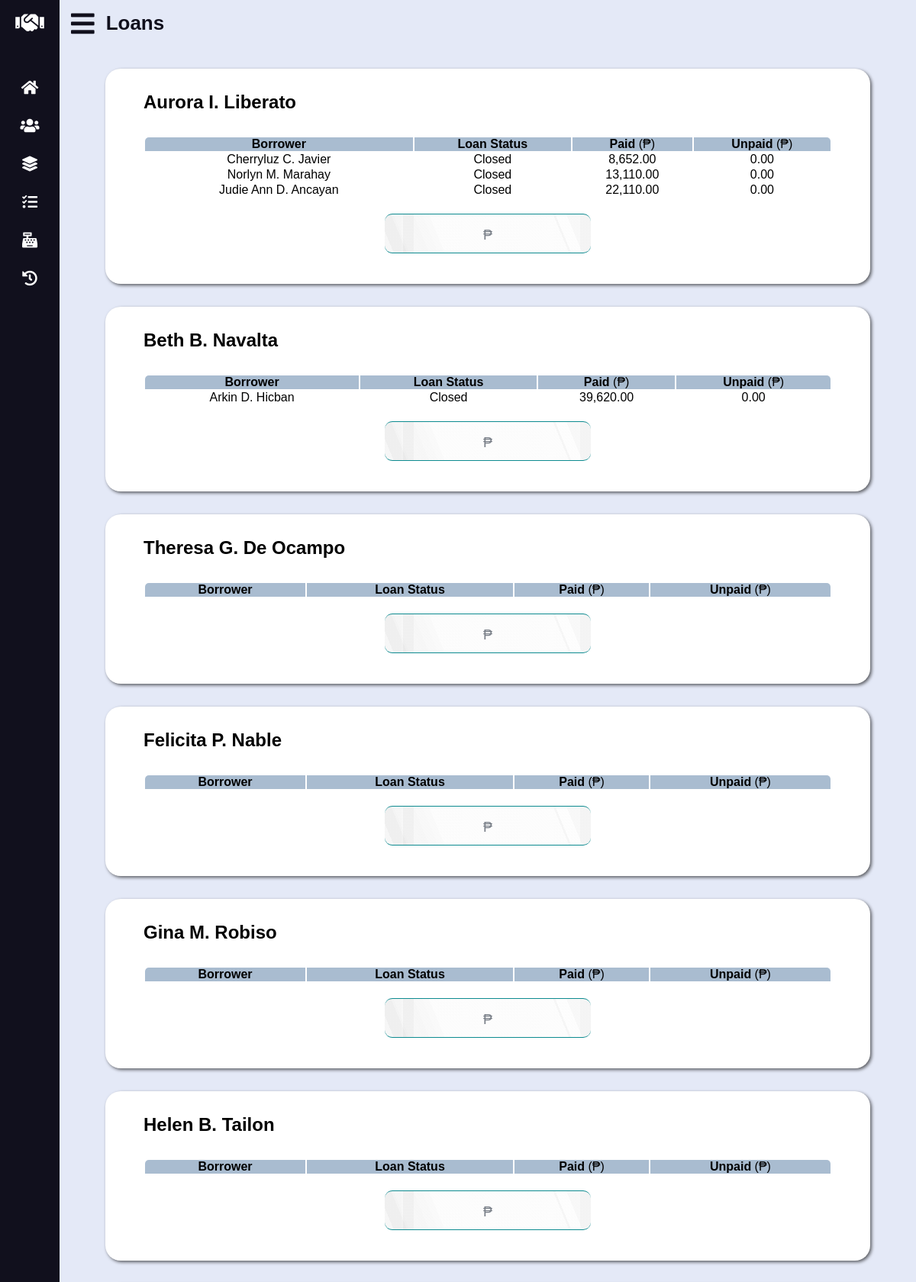
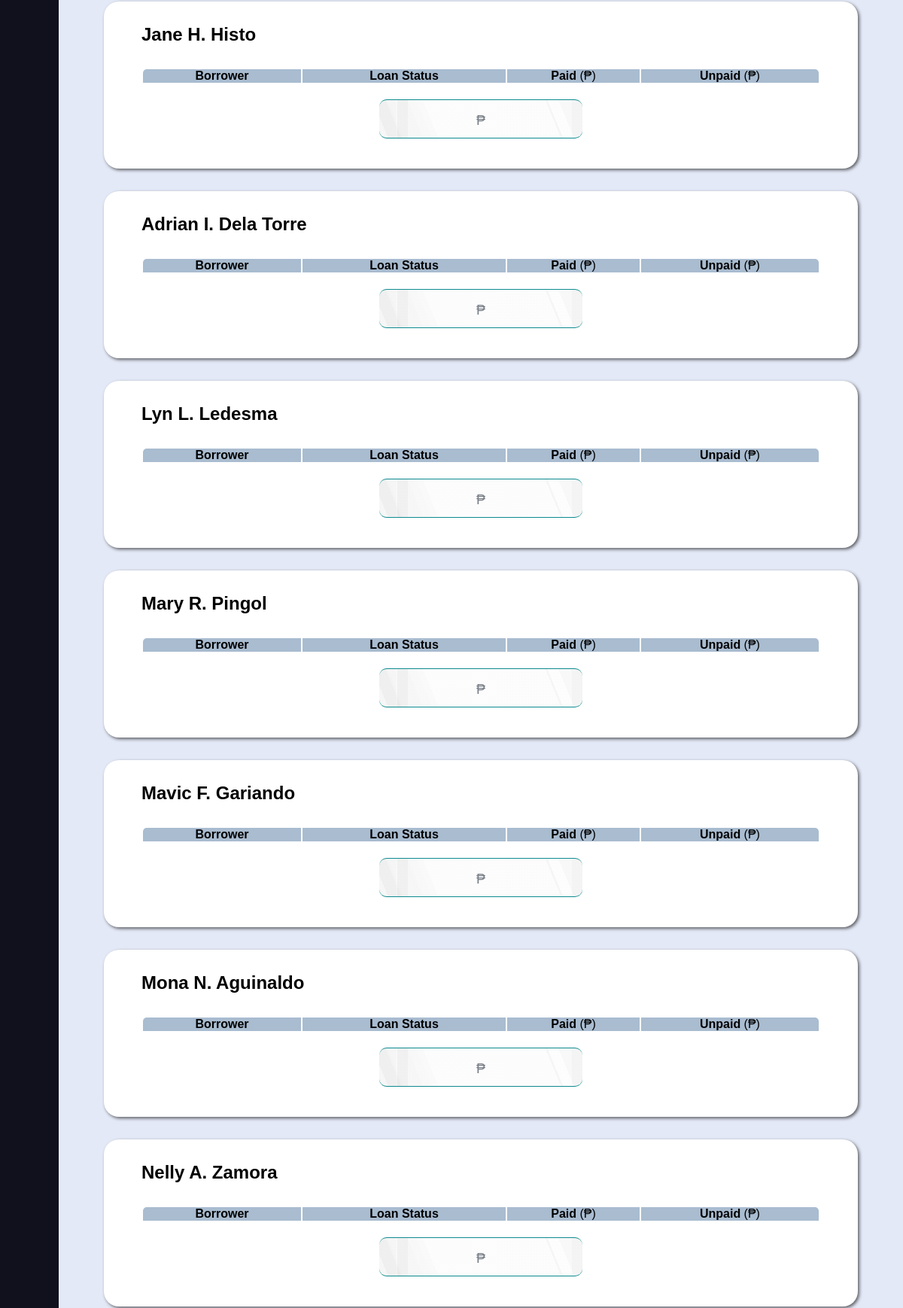
Page /loans.php (signed in, upper part) on the committed database (2 pictures, top to bottom).
### tables this page shows
CREATE TABLE `data_subject` (
	`data_subject_id` INT UNSIGNED AUTO_INCREMENT PRIMARY KEY,
	`fname` VARCHAR(50) NOT NULL,
	`mname` VARCHAR(50) NOT NULL,
	`lname` VARCHAR(50) NOT NULL,
	`contact_no` CHAR(11) NOT NULL,
	`bday` DATE NOT NULL,
	`phase_block_lot` VARCHAR(20) NOT NULL
);

CREATE TABLE `loan` (
	`loan_id` INT UNSIGNED AUTO_INCREMENT PRIMARY KEY,
	`borrower_id` INT UNSIGNED NOT NULL,
	`guarantor_id` INT UNSIGNED NOT NULL,
	`loan_date_time` DATETIME NOT NULL DEFAULT (NOW()),
	`principal` DECIMAL(10, 2) NOT NULL,
	`status` ENUM('Active', 'Closed') DEFAULT 'Active' NOT NULL,
	`proof` CHAR(10) NOT NULL,
	`collateral` CHAR(10),
	`cycle_id` YEAR DEFAULT (YEAR(CURDATE())),

	CONSTRAINT fk_loan_borrower_id FOREIGN KEY (`borrower_id`)
		REFERENCES `data_subject` (`data_subject_id`)
		ON UPDATE CASCADE
		ON DELETE RESTRICT,
	CONSTRAINT fk_loan_guarantor_id FOREIGN KEY (`guarantor_id`)
		REFERENCES `guarantor` (`guarantor_id`)
		ON UPDATE CASCADE
		ON DELETE RESTRICT,
	CONSTRAINT fk_loan_cycle_id FOREIGN KEY (`cycle_id`)
		REFERENCES `cycle` (`cycle_id`)
		ON UPDATE CASCADE
		ON DELETE RESTRICT
);

### lib/database-handler.php (called while the page is built, shortened)
<?php
class Database {
	private $host = DB_HOST;
	private $dbname = DB_NAME;
	private $charset = DB_CHARSET;
	private $user = DB_USER;
	private $password = DB_PASSWORD;
	private $dbh;
	private $stmt;
	public function __construct() {
		$dsn = "mysql:host=".$this->host.";charset=".$this->charset.";dbname=".$this->dbname;
		$options = array (
			PDO::ATTR_PERSISTENT => true,
			PDO::ATTR_ERRMODE => PDO::ERRMODE_EXCEPTION,
			PDO::ATTR_ORACLE_NULLS => PDO::NULL_NATURAL
		);
		try {
			$this->dbh = new PDO($dsn, $this->user, $this->password, $options);
		}
		catch (PDOException $e) {
			$this->error = $e->getMessage()." in ".$e->getFile()." on line ".$e->getLine();
			$this->terminate();
		}
	}
	public function query($query) {
		$this->stmt = $this->dbh->prepare($query);
	}
	public function bind($param, $value, $type = null) {
		if (is_null($type)) {
			switch (true) {
				default:
					$type = PDO::PARAM_STR;
			}
		}
		$this->stmt->bindValue($param, $value, $type);
	}
	public function execute($message = "", $redirect = "") {
		try {
			return $this->stmt->execute();
		}
		catch (PDOException $e) {
			$this->logFile = "../src/log.txt";
			$this->error = $e->getMessage()." in ".$e->getFile()." on line ".$e->getLine();
			$this->logError();
		}
		finally {
			if ($redirect !== "") {
				$this->confirmQuery($message, $redirect);
			}
		}
	}
	public function resultSet() {
		$this->execute();
		return $this->stmt->fetchAll(PDO::FETCH_OBJ);
	}
	public function resultSetOneColumn() {
		$this->execute();
		return $this->stmt->fetchAll(PDO::FETCH_COLUMN);
	}
	public function resultColumn() {
		$this->execute();
		return $this->stmt->fetchColumn();
	}
	public function __destruct() {
		$this->dbh = null;
	}
}

### models/Guarantor.php (called while the page is built, shortened)
<?php
class Guarantor {
	private $db;
	private $cycle;
	public function __construct() {
		$this->db = new Database();
		$cycle = new Cycle();
		$this->cycle = $cycle->getCycleId();
	}
	public function getCurrentGuarantors() {
		$this->db->query(
			"SELECT * FROM `data_subject` INNER JOIN `guarantor_cycle_map` ON `data_subject_id` = `guarantor_id` WHERE `cycle_id` = $this->cycle"
		);
		return $this->db->resultSet();
	}
}

### models/Cycle.php (called while the page is built, shortened)
<?php
class Cycle {
	private $db;
	public function __construct() {
		$this->db = new Database();
	}
	public function getCycleId() {
		if (isset($_SESSION["cycle"])) {
			$session_cycle = $_SESSION["cycle"];
			$periods = $this->getPeriods();
			if (in_array($session_cycle, $periods))
				return $session_cycle;
			else
				return $this->getLatestPeriod();
		}
	}
	public function getPeriods() {
		$this->db->query("SELECT `cycle_id` FROM `cycle`");
		return $this->db->resultSetOneColumn();
	}
}

### models/DataSubject.php (called while the page is built, shortened)
<?php
class DataSubject {
	private $db;
	public function __construct() {
		$this->db = new Database();
	}
	public function getName($id) {
		$this->db->query("SELECT CONCAT(`fname`, ' ', LEFT(`mname`, 1), '. ', `lname`) AS name FROM `data_subject` WHERE `data_subject_id` = ?");
		$this->db->bind(1, $id);
		return $this->db->resultColumn();
	}
}

### models/Transaction.php (called while the page is built, shortened)
<?php
class Transaction {
	public function __construct() {
		$this->db = new Database();
		$cycle = new Cycle();
		$this->cycle = $cycle->getCycleId();
	}
}

### models/Loan.php (called while the page is built, shortened)
<?php
class Loan extends Transaction {
	public function getLoanSummaryByGuarantor($id) {
		$this->db->query("SELECT CONCAT(`fname`, ' ', LEFT(`mname`, 1), '. ', `lname`) AS `name`, `lname`, `status`, total_payments_by_loan(`loan_id`) AS `paid`, total_receivables_by_loan(`loan_id`) AS `unpaid` FROM `loan` INNER JOIN `data_subject` ON `borrower_id` = `data_subject_id` WHERE `cycle_id` = $this->cycle AND `guarantor_id` = $id");
		return $this->db->resultSet();
	}
}

### loans.php (the view, shortened to what this page needs)
<?php
	require_once "lib/database-handler.php";
	require_once "models/Cycle.php";
	require_once "models/DataSubject.php";
	require_once "models/Guarantor.php";
	require_once "models/Transaction.php";
	require_once "models/Loan.php";
	$data_subject = new DataSubject();
	$guarantor = new Guarantor();
	$guarantors = $guarantor->getCurrentGuarantors();
	$loan = new Loan();
?>
<!DOCTYPE html>
<html lang="en">
<head>
	<link rel="stylesheet" type="text/css" href="css/all.min.css" />
	<link rel="stylesheet" type="text/css" href="css/datatables.min.css" />
	<link rel="stylesheet" type="text/css" href="css/style.css" />
	<link rel="stylesheet" type="text/css" href="css/vertical-nav-bar.css" />
	<link rel="stylesheet" type="text/css" href="css/tables.css" />
	<link rel="stylesheet" type="text/css" href="css/forms.css" />
	<link rel="stylesheet" type="text/css" href="css/loans.css" />
	<link rel="stylesheet" type="text/css" href="css/media-queries.css" />
</head>
<body>
	<main id="loans">
		<header>
			<i class="fas fa-bars"></i>
			<h2 class="text">Loans</h2>
		</header>
		<?php
		if (count($guarantors) > 0):
			foreach ($guarantors as $g):
				$loans = $loan->getLoanSummaryByGuarantor($g->guarantor_id);
				$guarantor_name = $data_subject->getName($g->guarantor_id);
		?>
		<section>
			<h3><?php echo $guarantor_name; ?></h3>
			<table
				id="<?php echo $g->guarantor_id; ?>-tbl"
				data-guarantor-name="<?php echo $guarantor_name; ?>"
				class="display cell-border"
				width="100%"
				>
				<thead>
					<tr>
						<th>Borrower</th>
						<th>Loan Status</th>
						<th>Paid <span>(&#8369;)</span></th>
						<th>Unpaid <span>(&#8369;)</span></th>
					</tr>
				</thead>
				<tbody>
					<?php
						if (!is_null($loans)):
							foreach ($loans as $l):
					 ?>
					<tr>
						<td data-sort="<?php echo $l->lname; ?>"><?php echo $l->name; ?></td>
						<td><?php echo $l->status; ?></td>
						<td><?php echo number_format($l->paid, 2, ".", ","); ?></td>
						<td><?php echo number_format($l->unpaid, 2, ".", ","); ?></td>
					</tr>
					<?php
							endforeach;
						endif;
					?>
				</tbody>
			</table>
			<p class="pattern-bg"><span class="peso-sign">&#8369; </span><span class="amount"></span></p>
		</section>
		<?php
			endforeach;
		endif; ?>
	</main>
</body>
</html>

### css/style.css (style rules this page uses)
:root { --athens-gray: #e8e9eb; --azureish-white: #dae8f5; --blue-chill: #0d8b90; --botticelli: #d4e1ee; --chambray: #345f90; --cyan: #03b8c0; --dark-purple: #1d1b31; --eden: #0d3b4c; --light-gray: #d3d3d3; --light-steel-blue: #a9bcd0; --link-water: #e4e9f7; --persian-red: #d33333; --roman-silver: #787e87; --silver-sand: #c5c6c8; --xiketic: #11101d; }
* { box-sizing: border-box; font-family: "Poppins", sans-serif; margin: 0; padding: 0; }
html, body { height: 100%; }
main { background: var(--link-water); left: 280px; min-height: 100vh; padding-bottom: 30px; position: relative; transition: all 0.5s ease; width: calc(100% - 280px); }
main header { align-items: center; color: var(--xiketic); display: flex; font-size: 35px; height: 60px; overflow: hidden; }
main header .fa-bars { cursor: pointer; margin: 0 15px; }
h2 { font-size: 26px; font-weight: 600; }
h3 { font-size: 24px; margin: 10px 0; }
section { background-color: #fff; border-radius: 20px; box-shadow: 2px 2px 4px rgba(0, 0, 0, 0.6); margin: 30px 60px; padding: 20px 50px 40px 50px; }
.pattern-bg { background-image: linear-gradient(90deg, rgba(165, 165, 165, 0.03) 0%, rgba(165, 165, 165, 0.03) 8%,rgba(235, 235, 235, 0.03) 8%, rgba(235, 235, 235, 0.03) 9%,rgba(7, 7, 7, 0.03) 9%, rgba(7, 7, 7, 0.03) 14%,rgba(212, 212, 212, 0.03) 14%, rgba(212, 212, 212, 0.03) 17%,rgba(219, 219, 219, 0.03) 17%, rgba(219, 219, 219, 0.03) 95%,rgba(86, 86, 86, 0.03) 95%, rgba(86, 86, 86, 0.03) 100%),linear-gradient(67.5deg, rgba(80, 80, 80, 0.03) 0%, rgba(80, 80, 80, 0.03) 11%,rgba(138, 138, 138, 0.03) 11%, rgba(138, 138, 138, 0.03) 17%,rgba(122, 122, 122, 0.03) 17%, rgba(122, 122, 122, 0.03) 24%,rgba(166, 166, 166, 0.03) 24%, rgba(166, 166, 166, 0.03) 27%,rgba(245, 245, 245, 0.03) 27%, rgba(245, 245, 245, 0.03) 89%,rgba(88, 88, 88, 0.03) 89%, rgba(88, 88, 88, 0.03) 100%),linear-gradient(67.5deg, rgba(244, 244, 244, 0.03) 0%, rgba(244, 244, 244, 0.03) 4%,rgba(16, 16, 16, 0.03) 4%, rgba(16, 16, 16, 0.03) 10%,rgba(157, 157, 157, 0.03) 10%, rgba(157, 157, 157, 0.03) 20%,rgba(212, 212, 212, 0.03) 20%, rgba(212, 212, 212, 0.03) 83%,rgba(5, 5, 5, 0.03) 83%, rgba(5, 5, 5, 0.03) 84%,rgba(237, 237, 237, 0.03) 84%, rgba(237, 237, 237, 0.03) 100%),linear-gradient(90deg, #ffffff, #ffffff); border-bottom: 1px solid var(--blue-chill); border-top: 1px solid var(--blue-chill); }

### css/vertical-nav-bar.css (style rules this page uses)
nav { background: var(--xiketic); height: 100%; left: 0; position: fixed; top: 0; transition: all 0.5s ease; width: 280px; z-index: 100; }
nav.closed { width: 78px; }
nav h1 { align-items: center; display: flex; height: 60px; width: 100%; }
nav h1 .fa-handshake { color: #fff; font-size: 30px; height: 50px; line-height: 50px; min-width: 78px; text-align: center; }
nav .nav-links { height: 100%; overflow: auto; padding: 30px 0 150px 0; }
nav.closed .nav-links { overflow: visible; }
nav .nav-links li { list-style: none; position: relative; transition: all 0.4s ease; }
nav .nav-links li .parent-menu { align-items: center; display: flex; justify-content: space-between; }
nav.closed .nav-links li .parent-menu { display: block }
nav .nav-links li i { color: #fff; cursor: pointer; font-size: 20px; height: 50px; line-height: 50px; min-width: 78px; text-align: center; transition: all 0.3s ease; }
nav .nav-links li a { align-items: center; display: flex; text-decoration: none; }
nav.closed ~ main { left: 78px; width: calc(100% - 78px); }

### css/tables.css (style rules this page uses)
table { padding-top: 20px; text-align: center; }
table thead th { background-color: var(--light-steel-blue); font-family: "Poppins Regular", sans-serif; }
table thead th:first-child { border-radius: 5px 0 0 0; }
table thead th:last-child { border-radius: 0 5px 0 0; }
.fas, .far, #new-guarantor table tr:hover { cursor: pointer; }
th span { font-weight: normal; }

### css/loans.css (style rules this page uses)
p { border-radius: 10px; margin: 20px auto 0 auto; padding: 10px; text-align: center; width: 30%; }
.peso-sign { color: var(--roman-silver); font-size: 18px; }

### rows in the picture
data_subject: guarantor_name "Aurora I. Liberato"
loan: name "Cherryluz C. Javier", status "Closed", paid "8,652.00", unpaid "0.00"
loan: name "Norlyn M. Marahay", status "Closed", paid "13,110.00", unpaid "0.00"
loan: name "Judie Ann D. Ancayan", status "Closed", paid "22,110.00", unpaid "0.00"
data_subject: guarantor_name "Beth B. Navalta", $g->guarantor_id 10 (drawn)
loan: name "Arkin D. Hicban", status "Closed", paid "39,620.00", unpaid "0.00"
data_subject: guarantor_name "Theresa G. De Ocampo"
data_subject: guarantor_name "Felicita P. Nable"
data_subject: guarantor_name "Gina M. Robiso"
data_subject: guarantor_name "Helen B. Tailon"
data_subject: guarantor_name "Jane H. Histo"
data_subject: guarantor_name "Adrian I. Dela Torre"
data_subject: guarantor_name "Lyn L. Ledesma"
data_subject: guarantor_name "Mary R. Pingol"
data_subject: guarantor_name "Mavic F. Gariando"
data_subject: guarantor_name "Mona N. Aguinaldo"
data_subject: guarantor_name "Nelly A. Zamora"
